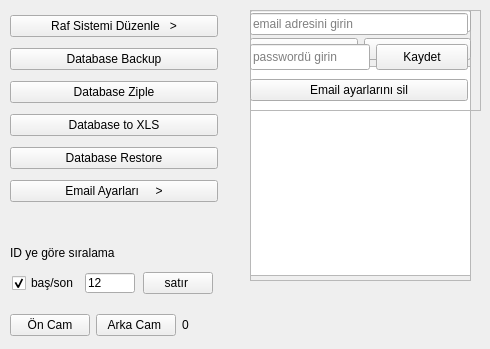
    <widget class="QWidget" name="tab_3">
     <attribute name="title">
      <string>Setup</string>
     </attribute>
     <widget class="QFrame" name="frRafSetup">
      <property name="geometry">
       <rect>
        <x>250</x>
        <y>10</y>
        <width>221</width>
        <height>271</height>
       </rect>
      </property>
      <property name="frameShape">
       <enum>QFrame::StyledPanel</enum>
      </property>
      <property name="frameShadow">
       <enum>QFrame::Raised</enum>
      </property>
      <widget class="QWidget" name="layoutWidget_4">
       <property name="geometry">
        <rect>
         <x>0</x>
         <y>0</y>
         <width>221</width>
         <height>266</height>
        </rect>
       </property>
       <layout class="QVBoxLayout" name="verticalLayout_2">
        <item>
         <layout class="QHBoxLayout" name="horizontalLayout_12">
          <item>
           <widget class="QLineEdit" name="leRafekle">
            <property name="placeholderText">
             <string>Raf Ekle</string>
            </property>
           </widget>
          </item>
         </layout>
        </item>
        <item>
         <layout class="QHBoxLayout" name="horizontalLayout_15">
          <item>
           <widget class="QPushButton" name="btSecRafSil">
            <property name="text">
             <string>Seçili Satırı Sil</string>
            </property>
           </widget>
          </item>
          <item>
           <widget class="QPushButton" name="btRafEkle">
            <property name="text">
             <string>Raf Ekle</string>
            </property>
           </widget>
          </item>
         </layout>
        </item>
        <item>
         <layout class="QHBoxLayout" name="horizontalLayout_14">
          <item>
           <widget class="QListWidget" name="lvRafDuzenle"/>
          </item>
         </layout>
        </item>
       </layout>
      </widget>
     </widget>
     <widget class="QWidget" name="verticalLayoutWidget">
      <property name="geometry">
       <rect>
        <x>10</x>
        <y>10</y>
        <width>208</width>
        <height>200</height>
       </rect>
      </property>
      <layout class="QVBoxLayout" name="verticalLayout_9">
       <item>
        <widget class="QPushButton" name="btRafSetupAc">
         <property name="text">
          <string>Raf Sistemi Düzenle   &gt;</string>
         </property>
        </widget>
       </item>
       <item>
        <widget class="QPushButton" name="btVeritabaniYedekle">
         <property name="text">
          <string>Database Backup</string>
         </property>
        </widget>
       </item>
       <item>
        <widget class="QPushButton" name="btVeritabaniZiple">
         <property name="text">
          <string>Database Ziple</string>
         </property>
        </widget>
       </item>
       <item>
        <widget class="QPushButton" name="btExcel">
         <property name="minimumSize">
          <size>
           <width>92</width>
           <height>0</height>
          </size>
         </property>
         <property name="maximumSize">
          <size>
           <width>220</width>
           <height>16777215</height>
          </size>
         </property>
         <property name="tabletTracking">
          <bool>true</bool>
         </property>
         <property name="styleSheet">
          <string notr="true"/>
         </property>
         <property name="text">
          <string>Database to XLS</string>
         </property>
         <property name="icon">
          <iconset theme="zoom-in">
           <normaloff>../kutuphane10</normaloff>../kutuphane10</iconset>
         </property>
        </widget>
       </item>
       <item>
        <widget class="QPushButton" name="btVeritabaniRestore">
         <property name="text">
          <string>Database Restore</string>
         </property>
        </widget>
       </item>
       <item>
        <widget class="QPushButton" name="btSetupEmailAyar">
         <property name="text">
          <string>Email Ayarları     &gt;</string>
         </property>
        </widget>
       </item>
      </layout>
     </widget>
     <widget class="QFrame" name="frSetupEmailBilgi">
      <property name="geometry">
       <rect>
        <x>250</x>
        <y>10</y>
        <width>231</width>
        <height>101</height>
       </rect>
      </property>
      <property name="frameShape">
       <enum>QFrame::StyledPanel</enum>
      </property>
      <property name="frameShadow">
       <enum>QFrame::Raised</enum>
      </property>
      <widget class="QWidget" name="layoutWidget">
       <property name="geometry">
        <rect>
         <x>0</x>
         <y>0</y>
         <width>218</width>
         <height>96</height>
        </rect>
       </property>
       <layout class="QVBoxLayout" name="verticalLayout_12">
        <item>
         <widget class="QLineEdit" name="leSetupEmailAdresi">
          <property name="placeholderText">
           <string>email adresini girin</string>
          </property>
         </widget>
        </item>
        <item>
         <layout class="QHBoxLayout" name="horizontalLayout_8">
          <item>
           <widget class="QLineEdit" name="leSetupEmailPassword">
            <property name="maximumSize">
             <size>
              <width>16777215</width>
              <height>26</height>
             </size>
            </property>
            <property name="placeholderText">
             <string>passwordü girin</string>
            </property>
           </widget>
          </item>
          <item>
           <widget class="QPushButton" name="btEmailEncode">
            <property name="minimumSize">
             <size>
              <width>92</width>
              <height>0</height>
             </size>
            </property>
            <property name="maximumSize">
             <size>
              <width>70</width>
              <height>26</height>
             </size>
            </property>
            <property name="toolTip">
             <string>Pawordü kaydet dediğiniz anda girdiğiniz password encode edilip öyle kaydedilecek</string>
            </property>
            <property name="text">
             <string>Kaydet</string>
            </property>
           </widget>
          </item>
         </layout>
        </item>
        <item>
         <widget class="QPushButton" name="btSetupEmailAyarSil">
          <property name="text">
           <string>Email ayarlarını sil</string>
          </property>
         </widget>
        </item>
       </layout>
      </widget>
     </widget>
     <widget class="QWidget" name="layoutWidget">
      <property name="geometry">
       <rect>
        <x>10</x>
        <y>240</y>
        <width>208</width>
        <height>54</height>
       </rect>
      </property>
      <layout class="QVBoxLayout" name="verticalLayout_10">
       <item>
        <widget class="QLabel" name="label">
         <property name="text">
          <string>ID ye göre sıralama</string>
         </property>
        </widget>
       </item>
       <item>
        <layout class="QHBoxLayout" name="horizontalLayout_10">
         <item>
          <widget class="QCheckBox" name="cbSiralama">
           <property name="maximumSize">
            <size>
             <width>65</width>
             <height>16777215</height>
            </size>
           </property>
           <property name="text">
            <string>baş/son</string>
           </property>
           <property name="checked">
            <bool>true</bool>
           </property>
          </widget>
         </item>
         <item>
          <widget class="QLineEdit" name="leGetSatir">
           <property name="maximumSize">
            <size>
             <width>50</width>
             <height>20</height>
            </size>
           </property>
           <property name="text">
            <string>12</string>
           </property>
          </widget>
         </item>
         <item>
          <widget class="QPushButton" name="btSon">
           <property name="maximumSize">
            <size>
             <width>70</width>
             <height>16777215</height>
            </size>
           </property>
           <property name="text">
            <string>satır </string>
           </property>
          </widget>
         </item>
        </layout>
       </item>
      </layout>
     </widget>
     <widget class="QWidget" name="">
      <property name="geometry">
       <rect>
        <x>10</x>
        <y>310</y>
        <width>211</width>
        <height>30</height>
       </rect>
      </property>
      <layout class="QHBoxLayout" name="horizontalLayout_18">
       <item>
        <widget class="QPushButton" name="btOnCamSec">
         <property name="text">
          <string>Ön Cam</string>
         </property>
        </widget>
       </item>
       <item>
        <widget class="QPushButton" name="btArkaCamSec">
         <property name="text">
          <string>Arka Cam </string>
         </property>
        </widget>
       </item>
       <item>
        <widget class="QLabel" name="label_2">
         <property name="text">
          <string>0</string>
         </property>
        </widget>
       </item>
      </layout>
     </widget>
    </widget>
